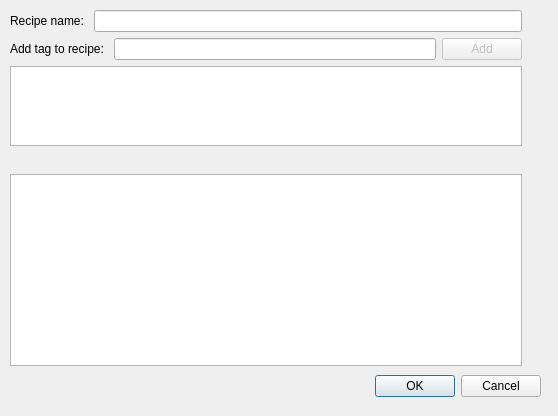
<?xml version="1.0" encoding="UTF-8"?>
<ui version="4.0">
 <class>AddRecipeDialog</class>
 <widget class="QDialog" name="AddRecipeDialog">
  <property name="geometry">
   <rect>
    <x>0</x>
    <y>0</y>
    <width>558</width>
    <height>416</height>
   </rect>
  </property>
  <property name="windowTitle">
   <string>Dialog</string>
  </property>
  <widget class="QDialogButtonBox" name="buttonBox">
   <property name="geometry">
    <rect>
     <x>200</x>
     <y>370</y>
     <width>341</width>
     <height>32</height>
    </rect>
   </property>
   <property name="orientation">
    <enum>Qt::Horizontal</enum>
   </property>
   <property name="standardButtons">
    <set>QDialogButtonBox::Cancel|QDialogButtonBox::Ok</set>
   </property>
  </widget>
  <widget class="QWidget" name="verticalLayoutWidget">
   <property name="geometry">
    <rect>
     <x>10</x>
     <y>10</y>
     <width>512</width>
     <height>356</height>
    </rect>
   </property>
   <layout class="QVBoxLayout" name="verticalLayout">
    <item>
     <layout class="QHBoxLayout" name="horizontalLayout_3">
      <item>
       <widget class="QLabel" name="label">
        <property name="text">
         <string>Recipe name: </string>
        </property>
       </widget>
      </item>
      <item>
       <widget class="QLineEdit" name="nameLineEdit"/>
      </item>
     </layout>
    </item>
    <item>
     <layout class="QHBoxLayout" name="horizontalLayout_4">
      <item>
       <widget class="QLabel" name="label_2">
        <property name="text">
         <string>Add tag to recipe: </string>
        </property>
       </widget>
      </item>
      <item>
       <widget class="QLineEdit" name="tagLineEdit"/>
      </item>
      <item>
       <widget class="QPushButton" name="addTagButton">
        <property name="enabled">
         <bool>false</bool>
        </property>
        <property name="text">
         <string>Add</string>
        </property>
       </widget>
      </item>
     </layout>
    </item>
    <item>
     <widget class="QListView" name="tagListView">
      <property name="sizePolicy">
       <sizepolicy hsizetype="Expanding" vsizetype="Fixed">
        <horstretch>0</horstretch>
        <verstretch>0</verstretch>
       </sizepolicy>
      </property>
      <property name="maximumSize">
       <size>
        <width>16777215</width>
        <height>80</height>
       </size>
      </property>
      <property name="isWrapping" stdset="0">
       <bool>true</bool>
      </property>
      <property name="selectionRectVisible">
       <bool>false</bool>
      </property>
     </widget>
    </item>
    <item alignment="Qt::AlignBottom">
     <widget class="QTextEdit" name="textEdit">
      <property name="maximumSize">
       <size>
        <width>16777215</width>
        <height>300</height>
       </size>
      </property>
     </widget>
    </item>
   </layout>
  </widget>
 </widget>
 <resources/>
 <connections>
  <connection>
   <sender>buttonBox</sender>
   <signal>accepted()</signal>
   <receiver>AddRecipeDialog</receiver>
   <slot>accept()</slot>
   <hints>
    <hint type="sourcelabel">
     <x>248</x>
     <y>254</y>
    </hint>
    <hint type="destinationlabel">
     <x>157</x>
     <y>274</y>
    </hint>
   </hints>
  </connection>
  <connection>
   <sender>buttonBox</sender>
   <signal>rejected()</signal>
   <receiver>AddRecipeDialog</receiver>
   <slot>reject()</slot>
   <hints>
    <hint type="sourcelabel">
     <x>316</x>
     <y>260</y>
    </hint>
    <hint type="destinationlabel">
     <x>286</x>
     <y>274</y>
    </hint>
   </hints>
  </connection>
 </connections>
</ui>
